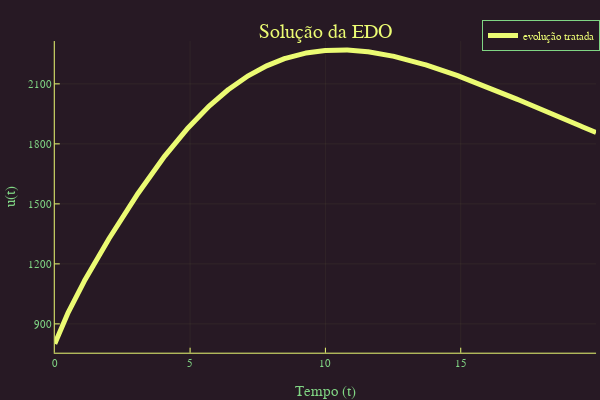

Notebook code for this chart:
### Markdown cell above
Concentração de medicação no tempo t $c(t)-c_0.te^{0.1t}$

### Code cell
#EDO simples
#Com medicação com população abaixo do limite
using DifferentialEquations
r = 2
k = 1000
g = 0.3
c0 = 2*log(0.8)
#Equação do modelo
f(n,p,t) = -r*n*log(n/k)-c0*t*exp(-0.1*t)*n
#Condições iniciais
u0 = 800
range = (0.0,20.0)
prob = ODEProblem(f,u0,range)
sol = solve(prob, Tsit5(), reltol=1e-8, abstol=1e-8)
#Plotagem do Modelo
using Plots
plotly()
plot(sol,linewidth=5,title="Solução da EDO",
xaxis="Tempo (t)",yaxis="u(t)",label="evolução tratada")

### Figure 1 — Plotly figure (JSON) as saved in the notebook; plotly's stock layout.template omitted (floating-point values rounded to 4 significant figures; data arrays with more than 128 entries replaced by an {"elided": "..."} marker saying what was removed)
{"data": [{"colorbar": {"title": ""}, "legendgroup": "evolução tratada", "line": {"color": "rgba(235, 251, 115, 1.000)", "dash": "solid", "shape": "linear", "width": 5}, "mode": "lines", "name": "evolução tratada", "showlegend": true, "type": "scatter", "x": {"elided": "1350 float values"}, "xaxis": "x", "y": {"elided": "1350 float values"}, "yaxis": "y", "zmax": null, "zmin": null}], "layout": {"annotations": [{"font": {"color": "rgba(235, 251, 115, 1.000)", "family": "sans-serif", "size": 20}, "rotation": 0, "showarrow": false, "text": "Solução da EDO", "x": 0.5424, "xanchor": "center", "xref": "paper", "y": 1, "yanchor": "top", "yref": "paper"}], "height": 400, "legend": {"bgcolor": "rgba(39, 25, 36, 1.000)", "bordercolor": "rgba(128, 213, 132, 1.000)", "borderwidth": 1, "font": {"color": "rgba(235, 251, 115, 1.000)", "family": "sans-serif", "size": 11}, "title": {"font": {"color": "rgba(235, 251, 115, 1.000)", "family": "sans-serif", "size": 15}, "text": ""}, "tracegroupgap": 0, "traceorder": "normal", "x": 1, "xanchor": "auto", "y": 1, "yanchor": "auto"}, "margin": {"b": 20, "l": 0, "r": 0, "t": 20}, "paper_bgcolor": "rgba(39, 25, 36, 1.000)", "plot_bgcolor": "rgba(39, 25, 36, 1.000)", "showlegend": true, "width": 600, "xaxis": {"anchor": "y", "domain": [0.09128, 0.9934], "gridcolor": "rgba(235, 251, 115, 0.100)", "gridwidth": 0.5, "linecolor": "rgba(235, 251, 115, 1.000)", "mirror": false, "range": [0, 20], "showgrid": true, "showline": true, "showticklabels": true, "tickangle": 0, "tickcolor": "rgb(235, 251, 115)", "tickfont": {"color": "rgba(128, 213, 132, 1.000)", "family": "sans-serif", "size": 11}, "tickmode": "array", "ticks": "inside", "ticktext": ["0", "5", "10", "15", "20"], "tickvals": [0, 5, 10, 15, 20], "title": "Tempo (t)", "titlefont": {"color": "rgba(128, 213, 132, 1.000)", "family": "sans-serif", "size": 15}, "type": "-", "visible": true, "zeroline": false, "zerolinecolor": "rgba(235, 251, 115, 1.000)"}, "yaxis": {"anchor": "x", "domain": [0.07581, 0.9415], "gridcolor": "rgba(235, 251, 115, 0.100)", "gridwidth": 0.5, "linecolor": "rgba(235, 251, 115, 1.000)", "mirror": false, "range": [755.9, 2314.0], "showgrid": true, "showline": true, "showticklabels": true, "tickangle": 0, "tickcolor": "rgb(235, 251, 115)", "tickfont": {"color": "rgba(128, 213, 132, 1.000)", "family": "sans-serif", "size": 11}, "tickmode": "array", "ticks": "inside", "ticktext": ["900", "1200", "1500", "1800", "2100"], "tickvals": [900, 1200, 1500, 1800, 2100], "title": "u(t)", "titlefont": {"color": "rgba(128, 213, 132, 1.000)", "family": "sans-serif", "size": 15}, "type": "-", "visible": true, "zeroline": false, "zerolinecolor": "rgba(235, 251, 115, 1.000)"}}}
